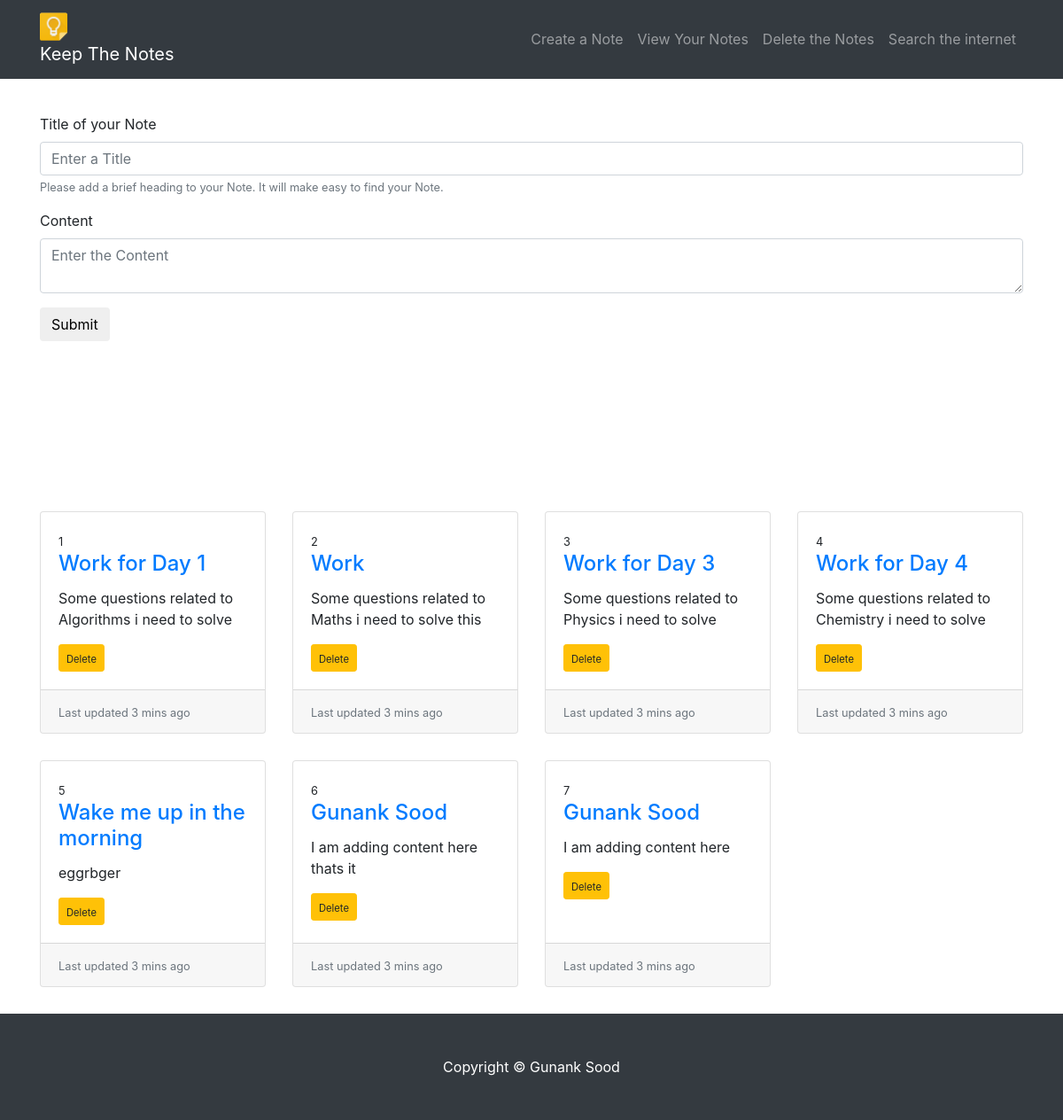
Before: / with the older database file.
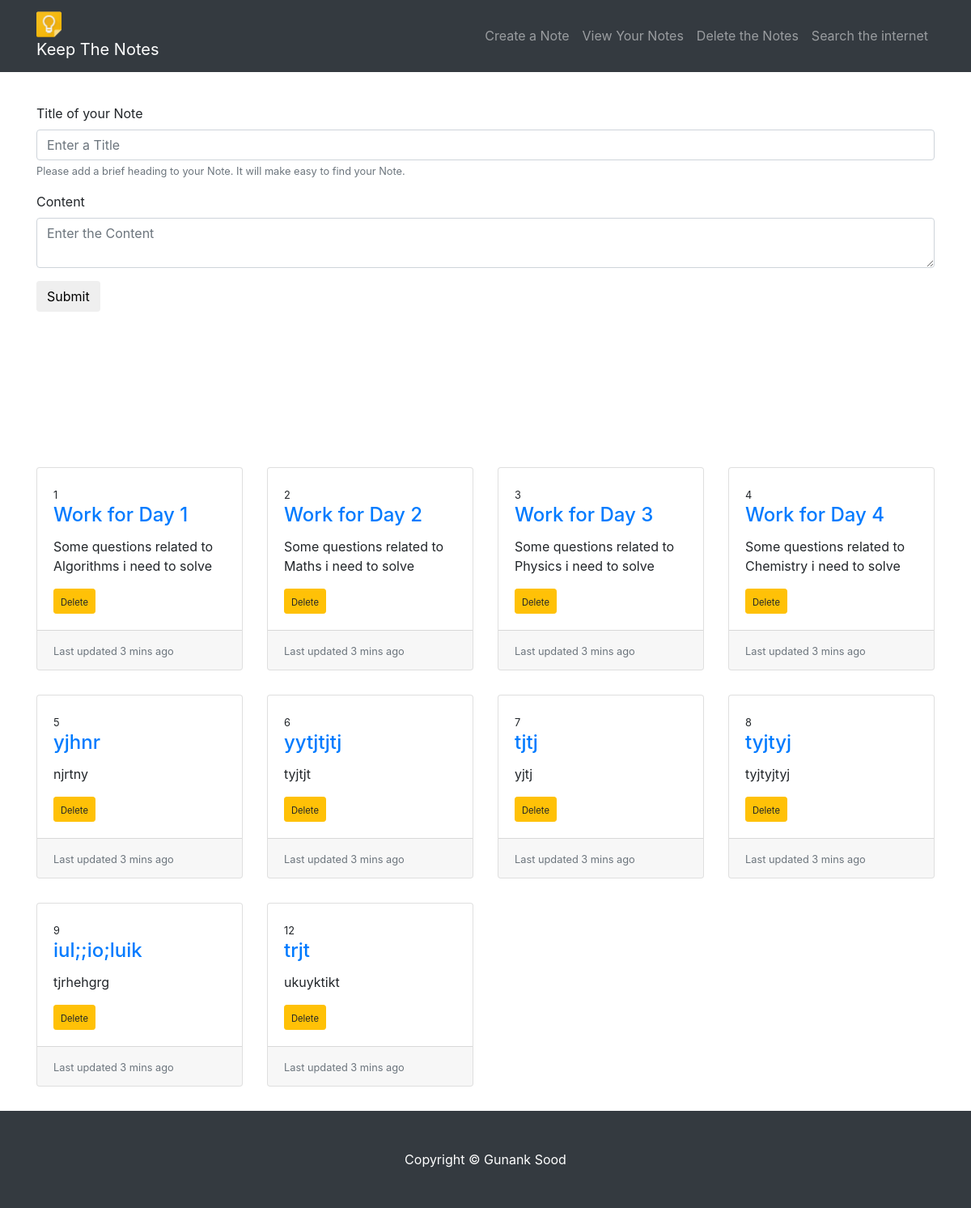
After: the same page with the newer database file.
### tables this page shows
CREATE TABLE content_table (
  id integer primary key autoincrement,
  title text not null,
  content_text text not null
);

### main.py (the view, shortened to what this page needs)
@app.route('/', methods=['POST', 'GET'])
def main():
    if request.method == 'GET':
        users = dbHandler.retrieveTable()
        return render_template('startbootstrap-4-col-portfolio/index.html', users = users)

### models.py (called while the page is built)
def retrieveTable():
    con = sql.connect("content_table.db")
    cur = con.cursor()
    cur.execute("SELECT id, title, content_text FROM content_table")
    data = cur.fetchall()
    con.close()
    return data

### templates/startbootstrap-4-col-portfolio/index.html (shortened to what this page needs)
<!DOCTYPE html>
<html lang="en">
  <head>
<link rel="stylesheet" type="text/css" href="{{ url_for('static', filename='bootstrap.min.css') }}">
<link rel="stylesheet" type="text/css" href="{{ url_for('static', filename='4-col-portfolio.css') }}">
      <link rel="stylesheet" type="text/css" href="{{ url_for('static', filename='simple-line-icons.css') }}">
      <link rel="stylesheet" type="text/css" href="{{ url_for('static', filename='devicons.min.css') }}">
  </head>
  <body data-spy = "scroll">
    <nav class="navbar navbar-expand-lg navbar-dark bg-dark fixed-top">
      <div class="container">
        <a class="navbar-brand" href="#">
          <div class="logo">
                    <img src="static/keep.ico">
                    </div>
          <div class="brand">
                    Keep The Notes
                    </div>
          </a>
        <div class="collapse navbar-collapse" id="navbarResponsive">
          <ul class="navbar-nav ml-auto">
            <li class="nav-item">
              <a class="nav-link" href = "#" data-toggle="collapse" >
                Create a Note
              </a>
            </li>
            <li class="nav-item">
              <a class="nav-link" href="#notesonly">View Your Notes</a>
            </li>
            <li class="nav-item">
              <a class="nav-link" href="#notesonly">Delete the Notes</a>
            </li>
            <li class="nav-item">
              <a class="nav-link" href="https://www.google.co.in/" target="_blank">Search the internet</a>
            </li>
          </ul>
        </div>
      </div>
    </nav>
    <div class="container">
        <br><br><br>
     <div class = "" id ="demo">
         <form role="form" action="/" method="post">
                    <div class="form-group">
                        <label for="title">Title of your Note</label>
                        <input class="form-control" name="title" placeholder="Enter a Title"  required>
                        <small id="emailHelp" class="form-text text-muted">Please add a brief heading to your Note. It will make easy to find your Note.</small>
                    </div>
                    <div class="form-group">
                        <label for="content">Content</label>
                        <textarea class="form-control" name="content" placeholder="Enter the Content" required></textarea>
                    </div>
                    <button type="submit" name='submit' class="btn btn-default" >Submit</button>
                </form>
      </div >
      <h1 class="my-4"><br>
      </h1>
      <div id="notesonly" >
<br> <br><br> <br>
      <div  class="row" >
       {% for a in users %}
          <div   class="col-lg-3 col-md-4 col-sm-6 portfolio-item " style="user-select : all"  >
            <div class="card h-100">
              <div class="card-body">
                  <small  id="ID{{a[0]}}"  >{{a[0]}}</small>
                <h4 contenteditable="True" class="card-title text-primary" id="TID{{a[0]}}" onfocusout = "myFunction('ID{{a[0]}}', 'TID{{a[0]}}', 'CID{{a[0]}}',)"  >{{a[1]}}</h4>
                <p contenteditable="True" class="card-text" id="CID{{a[0]}}" onfocusout = "myFunction('ID{{a[0]}}', 'TID{{a[0]}}', 'CID{{a[0]}}',)">{{a[2]}}</p>
                  <a onclick="func2('ID{{a[0]}}')" class="btn btn-warning btn-sm position-relative bottom-left" > <small>Delete</small></a>
              </div>
                 <div class="card-footer">
      <small class="text-muted">Last updated 3 mins ago</small>
    </div>
            </div>
          </div>
        {% endfor %}
      </div>
          </div>
    </div>
      <div class="py-5 bg-dark footer fixed-bottom" >
      <div class="container">
          <p class="m-0 text-center text-white">Copyright &copy; Gunank Sood</p>
          </div>
      </div>
<br> <br> <br> <br> <br>
  </body>
</html>

### static/4-col-portfolio.css (style rules this page uses)
body { padding-top: 54px; }
@media (min-width: 992px) { body { padding-top: 56px; } }
.portfolio-item { margin-bottom: 30px; }

Changed rows visible on the page:
changed content_table id 2: title "Work" → "Work for Day 2"; content_text "Some questions related to Maths i need to solve this" → "Some questions related to Maths i need to solve"
changed content_table id 5: title "Wake me up in the morning" → "yjhnr"; content_text "eggrbger" → "njrtny"
changed content_table id 6: title "Gunank Sood" → "yytjtjtj"; content_text "I am adding content here thats it" → "tyjtjt"
changed content_table id 7: title "Gunank Sood" → "tjtj"; content_text "I am adding content here" → "yjtj"
added content_table: id "8", title "tyjtyj", content_text "tyjtyjtyj"
added content_table: id "9", title "iul;;io;luik", content_text "tjrhehgrg"
added content_table: id "12", title "trjt", content_text "ukuyktikt"
